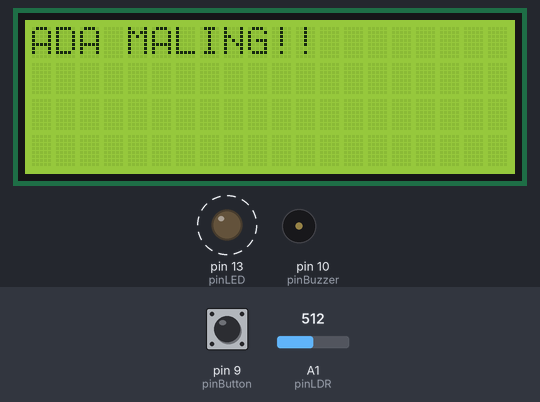
Bench run of a sketch on a simulated Arduino Uno, built with avr-gcc and run on an emulated ATmega328P. Parts: 20×4 character LCD, output pins drawn as LEDs (lit = HIGH), buzzer (waves = sounding). Dashed ring = blinking. The test bench sets the inputs (shaded band); at power-on: pin 9 (pinButton) HIGH, A1 (pinLDR) = 512.

Above: at 1.2 s.
1.3 s: pin 9 (pinButton) pulled LOW for 0.5 s
At 1.7 s:
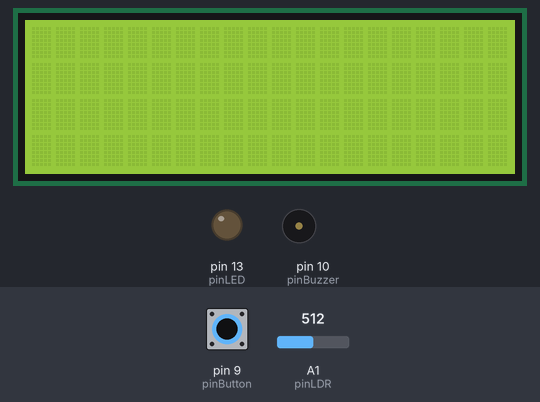
3.3 s: pin 9 (pinButton) pulled LOW for 3.2 s
At 4.06 s:
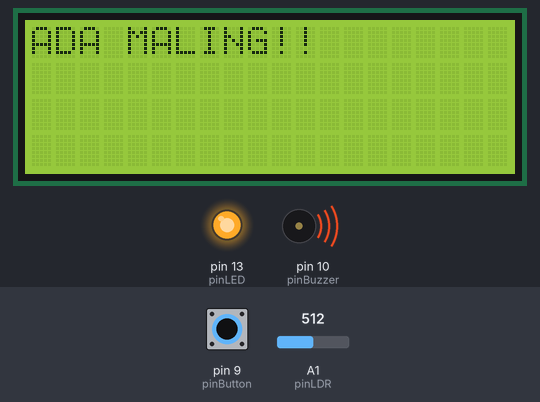
Timing chart, 0 to 14.0 s (numbered marks = the images above; inputs shaded):
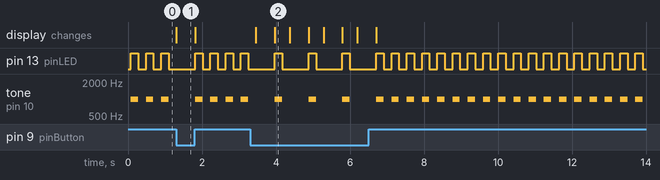

The sketch:

nomor_2.ino
```cpp
#include <Wire.h>
#include <LiquidCrystal_I2C.h>

LiquidCrystal_I2C lcd(0x27, 20, 4);

const int pinLDR = A1;
const int pinBuzzer = 10;
const int pinLED = 13;
const int pinButton = 9;

bool alarmAktif = false;

void setup() {
  lcd.init();
  lcd.backlight();
  pinMode(pinBuzzer, OUTPUT);
  pinMode(pinLED, OUTPUT);
  pinMode(pinButton, INPUT_PULLUP);
}

void loop() {
  int dataLDR = analogRead(pinLDR);

  if (dataLDR > 500) {
    alarmAktif = true;
    lcd.setCursor(0, 0);
    lcd.print("ADA MALING!!");
  }

  if (alarmAktif) {
    digitalWrite(pinLED, HIGH);
    tone(pinBuzzer, 1000);
    delay(200);
    digitalWrite(pinLED, LOW);
    noTone(pinBuzzer);
    delay(200);
  } else {
    lcd.setCursor(0, 0);
    lcd.print("Kondisi Aman    ");
    digitalWrite(pinLED, LOW);
    noTone(pinBuzzer);
  }

  if (digitalRead(pinButton) == LOW) {
    alarmAktif = false;
    lcd.clear();
    delay(500);
  }
}
```

Measured:
- after the input at 1.3 s, the display: changes at once (image 1)
- what the display in image 2 shows lasts 0.4 s, from 4.0 s to 4.4 s
